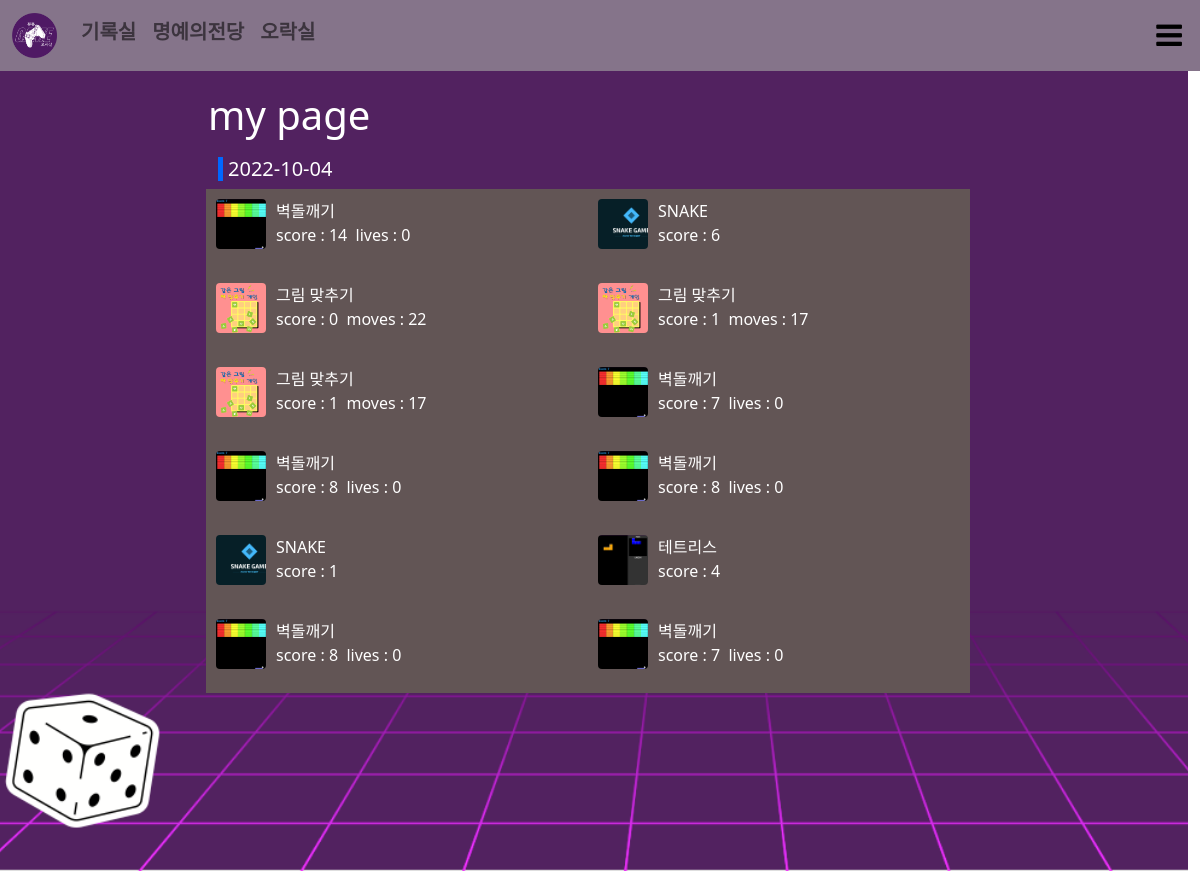
Page /mypage/ (signed in) on the committed database.
### games/models.py (models this page shows, shortened)
class Games(models.Model):
    id = models.BigAutoField(primary_key=True)
    title = models.CharField('타이틀', max_length=100)
    description = models.TextField('설명')
    game_html = models.CharField('게임html',max_length=100)
    img_src = models.CharField('이미지src', max_length=100, default='')
    is_show = models.BooleanField('show', default=True)
    insert_date = models.DateTimeField('insert date')
    update_date = models.DateTimeField('update date')
    show = ShowGames()
    all_games = AllGames()
    class Mete:
        verbose_name ="Game"
        verbose_name_plural = "Games"
        ordering = ['-insert_date']

### mypage/views.py (the view)
# urls.py: path('', views.MypageView.as_view(), name="myGameScoreList"),
class MypageView(TemplateView):
    template_name = 'mypage.html'
    def get(self, request, *args, **kwargs):
        user = get_object_or_404(User, username = request.user)
        scores = Score.objects.filter(user_id = user.id)
        mypages = {}
        for score in scores:
            game = Games.all_games.get(id=score.games_id.id)
            print(score.insert_date)
            print(datetime.strftime(score.insert_date, "%Y-%m-%d"))
            datetime_key = datetime.strftime(score.insert_date, "%Y-%m-%d")
            if mypages.get(datetime_key) is None:
                mypages[datetime_key] = []
            mypages[datetime_key].append({'scores' : json.loads(score.score_data), 'game':game})
        print(mypages)
        context = {'mypages' : mypages}
        return render(request, self.template_name, context)

### mypage/templates/mypage.html (shortened to what this page needs)
{% extends "base.html" %}
{% load static %}
{% block stylesheet %}
<link href="{% static 'css/mypage/mypage.css' %}" rel = "stylesheet">
{% endblock%}
{% block explain_contents %}
<div>
  <div>
    <h1>my page</h1>
  </div>
  <div style="padding:10px;">
    {% for key, value in mypages.items %}
    <div style="margin-bottom:10px;">
      <div class="mypage_date_title" >
       <h5 class="title">{{key}}</h5>
      </div>
      <div class="mypage_cont row">
        {% for datas in value %}
        <div class="mypage_cont_wrap col-6">
          <div class="mypage_cont_img" style="width:50px;height:50px;background-size:cover;background-repeat:no-repeat;background-image:url('/static/img/{{datas.game.img_src}}')">
          </div>
          <div class="mypage_cont_text">
            {{datas.game.title}}
            <div class="mypage_cont_score">
            {% for key, score in datas.scores.items %}
              <p>{{key}} : {{score}}</p>
            {% endfor %}
            </div>
          </div>
        </div>
        {% endfor %}
      </div>
    </div>
    {% endfor %}
  </div>
</div>
{% endblock explain_contents%}

### static/css/mypage/mypage.css (style rules this page uses)
.mypage_date_title { margin-bottom:5px; }
.mypage_date_title .title { padding-left:5px; border-left:5px solid #0067ff; }
.mypage_cont { background:#625555; }
.mypage_cont_wrap { display:flex; padding:10px; }
.mypage_cont_img { margin-right : 10px; border-radius: 4px; }
.mypage_cont_score { display:flex; }

### rows in the picture
Games: game.img_src (picture), game "벽돌깨기", scores "score" "lives" "score" "lives" "score" "lives" "score" "lives" "score" "lives" "score" "lives", scores "14" "0" "7" "0" "8" "0" "8" "0" "8" "0" "7" "0"
Games: game.img_src (picture), game "SNAKE", scores "score" "score", scores "6" "1"
Games: game.img_src (picture), game "그림 맞추기", scores "score" "moves" "score" "moves" "score" "moves", scores "0" "22" "1" "17" "1" "17"
Games: game.img_src (picture), game "테트리스", scores "score", scores "4"

### other values in the picture
{{ key }} "2022-10-04"
